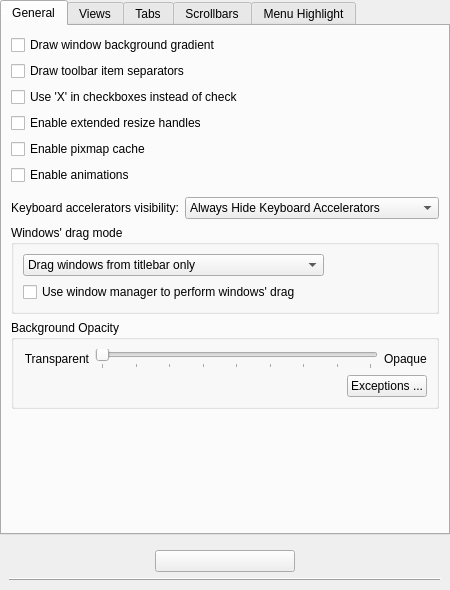
<?xml version="1.0" encoding="UTF-8"?>
<ui version="4.0">
 <class>OxygenStyleConfig</class>
 <widget class="QWidget" name="OxygenStyleConfig">
  <property name="geometry">
   <rect>
    <x>0</x>
    <y>0</y>
    <width>450</width>
    <height>590</height>
   </rect>
  </property>
  <property name="sizePolicy">
   <sizepolicy hsizetype="Preferred" vsizetype="Preferred">
    <horstretch>0</horstretch>
    <verstretch>0</verstretch>
   </sizepolicy>
  </property>
  <property name="minimumSize">
   <size>
    <width>450</width>
    <height>200</height>
   </size>
  </property>
  <property name="windowTitle">
   <string>Dialog</string>
  </property>
  <layout class="QVBoxLayout" name="verticalLayout">
   <property name="margin">
    <number>0</number>
   </property>
   <item>
    <widget class="QTabWidget" name="tabWidget">
     <property name="sizePolicy">
      <sizepolicy hsizetype="Expanding" vsizetype="Expanding">
       <horstretch>0</horstretch>
       <verstretch>0</verstretch>
      </sizepolicy>
     </property>
     <property name="currentIndex">
      <number>0</number>
     </property>
     <widget class="QWidget" name="tab_1">
      <attribute name="title">
       <string>General</string>
      </attribute>
      <layout class="QVBoxLayout" name="verticalLayout_4">
       <item>
        <widget class="QCheckBox" name="_useBackgroundGradient">
         <property name="text">
          <string>Draw window background gradient</string>
         </property>
        </widget>
       </item>
       <item>
        <widget class="QCheckBox" name="_toolBarDrawItemSeparator">
         <property name="text">
          <string>Draw toolbar item separators</string>
         </property>
        </widget>
       </item>
       <item>
        <widget class="QCheckBox" name="_checkDrawX">
         <property name="text">
          <string>Use 'X' in checkboxes instead of check</string>
         </property>
        </widget>
       </item>
       <item>
        <widget class="QCheckBox" name="_splitterProxyEnabled">
         <property name="text">
          <string>Enable extended resize handles</string>
         </property>
        </widget>
       </item>
       <item>
        <widget class="QCheckBox" name="_cacheEnabled">
         <property name="text">
          <string>Enable pixmap cache</string>
         </property>
        </widget>
       </item>
       <item>
        <widget class="QCheckBox" name="_animationsEnabled">
         <property name="text">
          <string>Enable animations</string>
         </property>
        </widget>
       </item>
       <item>
        <widget class="QWidget" name="_stackedTransitionWidget" native="true">
         <layout class="QHBoxLayout" name="horizontalLayout_2">
          <property name="margin">
           <number>0</number>
          </property>
         </layout>
        </widget>
       </item>
       <item>
        <layout class="QGridLayout" name="gridLayout_6">
         <item row="0" column="0">
          <widget class="QLabel" name="_mnemonicsLabel">
           <property name="text">
            <string>Keyboard accelerators visibility:</string>
           </property>
           <property name="alignment">
            <set>Qt::AlignRight|Qt::AlignTrailing|Qt::AlignVCenter</set>
           </property>
          </widget>
         </item>
         <item row="0" column="1">
          <widget class="KComboBox" name="_mnemonicsMode">
           <property name="sizeAdjustPolicy">
            <enum>QComboBox::AdjustToContents</enum>
           </property>
           <item>
            <property name="text">
             <string>Always Hide Keyboard Accelerators</string>
            </property>
           </item>
           <item>
            <property name="text">
             <string>Show Keyboard Accelerators When Needed</string>
            </property>
           </item>
           <item>
            <property name="text">
             <string>Always Show Keyboard Accelerators</string>
            </property>
           </item>
          </widget>
         </item>
        </layout>
       </item>
       <item>
        <widget class="QGroupBox" name="_generalExpertWidget">
         <property name="title">
          <string>Windows' drag mode</string>
         </property>
         <layout class="QGridLayout" name="gridLayout">
          <item row="0" column="0">
           <widget class="KComboBox" name="_windowDragMode">
            <item>
             <property name="text">
              <string>Drag windows from titlebar only</string>
             </property>
            </item>
            <item>
             <property name="text">
              <string>Drag windows from titlebar, menubar and toolbars</string>
             </property>
            </item>
            <item>
             <property name="text">
              <string>Drag windows from all empty areas</string>
             </property>
            </item>
           </widget>
          </item>
          <item row="0" column="1">
           <spacer name="horizontalSpacer_6">
            <property name="orientation">
             <enum>Qt::Horizontal</enum>
            </property>
            <property name="sizeHint" stdset="0">
             <size>
              <width>87</width>
              <height>20</height>
             </size>
            </property>
           </spacer>
          </item>
          <item row="1" column="0" colspan="2">
           <widget class="QCheckBox" name="_useWMMoveResize">
            <property name="text">
             <string>Use window manager to perform windows' drag</string>
            </property>
           </widget>
          </item>
         </layout>
        </widget>
       </item>
       <item>
        <widget class="QGroupBox" name="groupBox">
         <property name="title">
          <string>Background Opacity</string>
         </property>
         <layout class="QVBoxLayout" name="verticalLayout_3">
          <item>
           <layout class="QHBoxLayout" name="horizontalLayout_4" stretch="0,1,0">
            <item>
             <widget class="QLabel" name="label_7">
              <property name="text">
               <string>Transparent</string>
              </property>
              <property name="alignment">
               <set>Qt::AlignRight|Qt::AlignTrailing|Qt::AlignVCenter</set>
              </property>
             </widget>
            </item>
            <item>
             <widget class="QSlider" name="_backgroundOpacity">
              <property name="maximum">
               <number>256</number>
              </property>
              <property name="pageStep">
               <number>32</number>
              </property>
              <property name="orientation">
               <enum>Qt::Horizontal</enum>
              </property>
              <property name="tickPosition">
               <enum>QSlider::TicksBelow</enum>
              </property>
             </widget>
            </item>
            <item>
             <widget class="QLabel" name="label_8">
              <property name="text">
               <string>Opaque</string>
              </property>
              <property name="alignment">
               <set>Qt::AlignLeading|Qt::AlignLeft|Qt::AlignVCenter</set>
              </property>
             </widget>
            </item>
           </layout>
          </item>
          <item>
           <layout class="QHBoxLayout" name="horizontalLayout_5">
            <item>
             <spacer name="horizontalSpacer_7">
              <property name="orientation">
               <enum>Qt::Horizontal</enum>
              </property>
              <property name="sizeHint" stdset="0">
               <size>
                <width>40</width>
                <height>20</height>
               </size>
              </property>
             </spacer>
            </item>
            <item>
             <widget class="QPushButton" name="_exceptionsButton">
              <property name="text">
               <string>Exceptions ...</string>
              </property>
             </widget>
            </item>
           </layout>
          </item>
         </layout>
        </widget>
       </item>
       <item>
        <spacer name="verticalSpacer_4">
         <property name="orientation">
          <enum>Qt::Vertical</enum>
         </property>
         <property name="sizeHint" stdset="0">
          <size>
           <width>20</width>
           <height>40</height>
          </size>
         </property>
        </spacer>
       </item>
      </layout>
     </widget>
     <widget class="QWidget" name="tab_2">
      <attribute name="title">
       <string>Views</string>
      </attribute>
      <layout class="QGridLayout" name="gridLayout_5">
       <item row="0" column="0" colspan="2">
        <widget class="QCheckBox" name="_viewDrawFocusIndicator">
         <property name="text">
          <string>Draw focus indicator</string>
         </property>
        </widget>
       </item>
       <item row="1" column="0" colspan="2">
        <widget class="QCheckBox" name="_viewDrawTreeBranchLines">
         <property name="text">
          <string>Draw tree branch lines</string>
         </property>
        </widget>
       </item>
       <item row="2" column="0" colspan="2">
        <widget class="QCheckBox" name="_viewDrawTriangularExpander">
         <property name="text">
          <string>Use triangle tree expander instead of +/-</string>
         </property>
        </widget>
       </item>
       <item row="3" column="0">
        <spacer name="horizontalSpacer_5">
         <property name="orientation">
          <enum>Qt::Horizontal</enum>
         </property>
         <property name="sizeType">
          <enum>QSizePolicy::Fixed</enum>
         </property>
         <property name="sizeHint" stdset="0">
          <size>
           <width>25</width>
           <height>20</height>
          </size>
         </property>
        </spacer>
       </item>
       <item row="3" column="1">
        <widget class="QWidget" name="_viewsExpertWidget" native="true">
         <layout class="QHBoxLayout" name="horizontalLayout">
          <property name="margin">
           <number>0</number>
          </property>
          <item>
           <widget class="QLabel" name="label_4">
            <property name="text">
             <string>Triangle size:</string>
            </property>
            <property name="buddy">
             <cstring>_viewTriangularExpanderSize</cstring>
            </property>
           </widget>
          </item>
          <item>
           <widget class="KComboBox" name="_viewTriangularExpanderSize">
            <item>
             <property name="text">
              <string>Tiny</string>
             </property>
            </item>
            <item>
             <property name="text">
              <string>Small</string>
             </property>
            </item>
            <item>
             <property name="text">
              <string>Normal</string>
             </property>
            </item>
           </widget>
          </item>
          <item>
           <spacer name="horizontalSpacer_3">
            <property name="orientation">
             <enum>Qt::Horizontal</enum>
            </property>
            <property name="sizeHint" stdset="0">
             <size>
              <width>40</width>
              <height>20</height>
             </size>
            </property>
           </spacer>
          </item>
         </layout>
        </widget>
       </item>
       <item row="4" column="0" colspan="2">
        <spacer name="verticalSpacer_3">
         <property name="orientation">
          <enum>Qt::Vertical</enum>
         </property>
         <property name="sizeHint" stdset="0">
          <size>
           <width>259</width>
           <height>70</height>
          </size>
         </property>
        </spacer>
       </item>
      </layout>
     </widget>
     <widget class="QWidget" name="tab_3">
      <attribute name="title">
       <string>Tabs</string>
      </attribute>
      <layout class="QGridLayout" name="gridLayout_2">
       <item row="3" column="0">
        <spacer name="verticalSpacer_2">
         <property name="orientation">
          <enum>Qt::Vertical</enum>
         </property>
         <property name="sizeHint" stdset="0">
          <size>
           <width>20</width>
           <height>40</height>
          </size>
         </property>
        </spacer>
       </item>
       <item row="1" column="0">
        <widget class="QRadioButton" name="_tabStyleSingle">
         <property name="text">
          <string comment="Renders each inactive tab in a tabbar as separate darker slab">Single</string>
         </property>
        </widget>
       </item>
       <item row="2" column="0">
        <widget class="QRadioButton" name="_tabStylePlain">
         <property name="text">
          <string comment="Renders inactive tabs in a tabbar as a unique darker slab" extracomment="Renders inactive tabs in a tabbar as a unique darker slab">Plain</string>
         </property>
        </widget>
       </item>
       <item row="0" column="0">
        <widget class="QLabel" name="label_2">
         <property name="text">
          <string>Inactive tabs style:</string>
         </property>
        </widget>
       </item>
      </layout>
     </widget>
     <widget class="QWidget" name="tab_4">
      <attribute name="title">
       <string>Scrollbars</string>
      </attribute>
      <layout class="QVBoxLayout" name="verticalLayout_2">
       <item>
        <layout class="QHBoxLayout" name="horizontalLayout_3">
         <item>
          <widget class="QLabel" name="label">
           <property name="text">
            <string>Scrollbar width:</string>
           </property>
           <property name="alignment">
            <set>Qt::AlignRight|Qt::AlignTrailing|Qt::AlignVCenter</set>
           </property>
           <property name="buddy">
            <cstring>_scrollBarWidthSlider</cstring>
           </property>
          </widget>
         </item>
         <item>
          <widget class="QSlider" name="_scrollBarWidthSlider">
           <property name="minimum">
            <number>10</number>
           </property>
           <property name="maximum">
            <number>30</number>
           </property>
           <property name="pageStep">
            <number>5</number>
           </property>
           <property name="orientation">
            <enum>Qt::Horizontal</enum>
           </property>
           <property name="tickPosition">
            <enum>QSlider::TicksBelow</enum>
           </property>
           <property name="tickInterval">
            <number>5</number>
           </property>
          </widget>
         </item>
         <item>
          <widget class="QSpinBox" name="_scrollBarWidth">
           <property name="alignment">
            <set>Qt::AlignRight|Qt::AlignTrailing|Qt::AlignVCenter</set>
           </property>
           <property name="suffix">
            <string>px</string>
           </property>
           <property name="minimum">
            <number>10</number>
           </property>
           <property name="maximum">
            <number>30</number>
           </property>
          </widget>
         </item>
         <item>
          <spacer name="horizontalSpacer_2">
           <property name="orientation">
            <enum>Qt::Horizontal</enum>
           </property>
           <property name="sizeHint" stdset="0">
            <size>
             <width>40</width>
             <height>20</height>
            </size>
           </property>
          </spacer>
         </item>
        </layout>
       </item>
       <item>
        <layout class="QGridLayout" name="gridLayout_4">
         <item row="0" column="0">
          <widget class="QLabel" name="label_5">
           <property name="text">
            <string>Top arrow button type:</string>
           </property>
           <property name="alignment">
            <set>Qt::AlignRight|Qt::AlignTrailing|Qt::AlignVCenter</set>
           </property>
          </widget>
         </item>
         <item row="1" column="0">
          <widget class="QLabel" name="label_6">
           <property name="text">
            <string>Bottom arrow button type:</string>
           </property>
           <property name="alignment">
            <set>Qt::AlignRight|Qt::AlignTrailing|Qt::AlignVCenter</set>
           </property>
          </widget>
         </item>
         <item row="0" column="1">
          <widget class="KComboBox" name="_scrollBarSubLineButtons">
           <item>
            <property name="text">
             <string>No buttons</string>
            </property>
           </item>
           <item>
            <property name="text">
             <string>One button</string>
            </property>
           </item>
           <item>
            <property name="text">
             <string>Two buttons</string>
            </property>
           </item>
          </widget>
         </item>
         <item row="0" column="2">
          <spacer name="horizontalSpacer">
           <property name="orientation">
            <enum>Qt::Horizontal</enum>
           </property>
           <property name="sizeHint" stdset="0">
            <size>
             <width>40</width>
             <height>20</height>
            </size>
           </property>
          </spacer>
         </item>
         <item row="1" column="1">
          <widget class="KComboBox" name="_scrollBarAddLineButtons">
           <item>
            <property name="text">
             <string>No button</string>
            </property>
           </item>
           <item>
            <property name="text">
             <string>One button</string>
            </property>
           </item>
           <item>
            <property name="text">
             <string>Two buttons</string>
            </property>
           </item>
          </widget>
         </item>
        </layout>
       </item>
       <item>
        <spacer name="verticalSpacer">
         <property name="orientation">
          <enum>Qt::Vertical</enum>
         </property>
         <property name="sizeHint" stdset="0">
          <size>
           <width>20</width>
           <height>40</height>
          </size>
         </property>
        </spacer>
       </item>
      </layout>
     </widget>
     <widget class="QWidget" name="tab_5">
      <attribute name="title">
       <string>Menu Highlight</string>
      </attribute>
      <layout class="QGridLayout" name="gridLayout_3">
       <item row="0" column="0">
        <widget class="QRadioButton" name="_menuHighlightDark">
         <property name="text">
          <string>Use dark color</string>
         </property>
        </widget>
       </item>
       <item row="1" column="0">
        <widget class="QRadioButton" name="_menuHighlightStrong">
         <property name="text">
          <string>Use selection color (plain)</string>
         </property>
        </widget>
       </item>
       <item row="2" column="0">
        <widget class="QRadioButton" name="_menuHighlightSubtle">
         <property name="text">
          <string>Use selection color (subtle)</string>
         </property>
        </widget>
       </item>
       <item row="3" column="0">
        <spacer name="verticalSpacer_5">
         <property name="orientation">
          <enum>Qt::Vertical</enum>
         </property>
         <property name="sizeHint" stdset="0">
          <size>
           <width>20</width>
           <height>40</height>
          </size>
         </property>
        </spacer>
       </item>
      </layout>
     </widget>
    </widget>
   </item>
   <item>
    <widget class="QWidget" name="_expertModeContainer" native="true">
     <layout class="QGridLayout" name="gridLayout1">
      <item row="0" column="1">
       <widget class="QPushButton" name="_expertModeButton">
        <property name="text">
         <string/>
        </property>
       </widget>
      </item>
      <item row="1" column="0" colspan="3">
       <widget class="QFrame" name="frame_2">
        <property name="frameShape">
         <enum>QFrame::HLine</enum>
        </property>
        <property name="frameShadow">
         <enum>QFrame::Raised</enum>
        </property>
       </widget>
      </item>
     </layout>
    </widget>
   </item>
  </layout>
 </widget>
 <customwidgets>
  <customwidget>
   <class>KComboBox</class>
   <extends>QComboBox</extends>
   <header>kcombobox.h</header>
  </customwidget>
 </customwidgets>
 <tabstops>
  <tabstop>tabWidget</tabstop>
  <tabstop>_toolBarDrawItemSeparator</tabstop>
  <tabstop>_checkDrawX</tabstop>
  <tabstop>_cacheEnabled</tabstop>
  <tabstop>_animationsEnabled</tabstop>
  <tabstop>_mnemonicsMode</tabstop>
  <tabstop>_windowDragMode</tabstop>
  <tabstop>_useWMMoveResize</tabstop>
  <tabstop>_expertModeButton</tabstop>
  <tabstop>_viewDrawFocusIndicator</tabstop>
  <tabstop>_viewDrawTreeBranchLines</tabstop>
  <tabstop>_viewDrawTriangularExpander</tabstop>
  <tabstop>_viewTriangularExpanderSize</tabstop>
  <tabstop>_tabStyleSingle</tabstop>
  <tabstop>_tabStylePlain</tabstop>
  <tabstop>_scrollBarWidthSlider</tabstop>
  <tabstop>_scrollBarWidth</tabstop>
  <tabstop>_scrollBarSubLineButtons</tabstop>
  <tabstop>_scrollBarAddLineButtons</tabstop>
  <tabstop>_menuHighlightDark</tabstop>
  <tabstop>_menuHighlightStrong</tabstop>
  <tabstop>_menuHighlightSubtle</tabstop>
 </tabstops>
 <resources/>
 <connections>
  <connection>
   <sender>_viewDrawTriangularExpander</sender>
   <signal>toggled(bool)</signal>
   <receiver>label_4</receiver>
   <slot>setEnabled(bool)</slot>
   <hints>
    <hint type="sourcelabel">
     <x>59</x>
     <y>93</y>
    </hint>
    <hint type="destinationlabel">
     <x>59</x>
     <y>112</y>
    </hint>
   </hints>
  </connection>
  <connection>
   <sender>_viewDrawTriangularExpander</sender>
   <signal>toggled(bool)</signal>
   <receiver>_viewTriangularExpanderSize</receiver>
   <slot>setEnabled(bool)</slot>
   <hints>
    <hint type="sourcelabel">
     <x>144</x>
     <y>88</y>
    </hint>
    <hint type="destinationlabel">
     <x>144</x>
     <y>104</y>
    </hint>
   </hints>
  </connection>
 </connections>
</ui>
